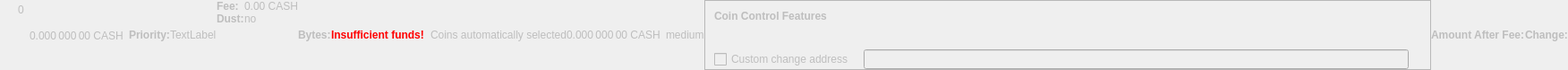
    <widget class="QWidget" name="dummyHideWidget" native="true">
     <property name="enabled">
      <bool>false</bool>
     </property>
     <property name="maximumSize">
      <size>
       <width>100</width>
       <height>22</height>
      </size>
     </property>
     <layout class="QHBoxLayout" name="dummyHideLayout">
      <property name="spacing">
       <number>0</number>
      </property>
      <property name="leftMargin">
       <number>0</number>
      </property>
      <property name="topMargin">
       <number>0</number>
      </property>
      <property name="rightMargin">
       <number>0</number>
      </property>
      <property name="bottomMargin">
       <number>0</number>
      </property>
      <item>
       <layout class="QFormLayout" name="formLayoutCoinControl1">
        <property name="horizontalSpacing">
         <number>10</number>
        </property>
        <property name="verticalSpacing">
         <number>14</number>
        </property>
        <property name="leftMargin">
         <number>10</number>
        </property>
        <property name="topMargin">
         <number>4</number>
        </property>
        <property name="rightMargin">
         <number>6</number>
        </property>
        <item row="0" column="1">
         <widget class="QLabel" name="labelCoinControlBytes">
          <property name="cursor">
           <cursorShape>IBeamCursor</cursorShape>
          </property>
          <property name="contextMenuPolicy">
           <enum>Qt::ActionsContextMenu</enum>
          </property>
          <property name="text">
           <string notr="true">0</string>
          </property>
          <property name="textInteractionFlags">
           <set>Qt::LinksAccessibleByMouse|Qt::TextSelectableByKeyboard|Qt::TextSelectableByMouse</set>
          </property>
         </widget>
        </item>
       </layout>
      </item>
      <item>
       <widget class="QLabel" name="labelCoinControlAfterFee">
        <property name="enabled">
         <bool>false</bool>
        </property>
        <property name="sizePolicy">
         <sizepolicy hsizetype="Fixed" vsizetype="Fixed">
          <horstretch>0</horstretch>
          <verstretch>0</verstretch>
         </sizepolicy>
        </property>
        <property name="minimumSize">
         <size>
          <width>111</width>
          <height>12</height>
         </size>
        </property>
        <property name="maximumSize">
         <size>
          <width>111</width>
          <height>12</height>
         </size>
        </property>
        <property name="cursor">
         <cursorShape>IBeamCursor</cursorShape>
        </property>
        <property name="contextMenuPolicy">
         <enum>Qt::ActionsContextMenu</enum>
        </property>
        <property name="text">
         <string notr="true">0.000 000 00 CASH</string>
        </property>
        <property name="textInteractionFlags">
         <set>Qt::LinksAccessibleByMouse|Qt::TextSelectableByKeyboard|Qt::TextSelectableByMouse</set>
        </property>
       </widget>
      </item>
      <item>
       <widget class="QLabel" name="labelCoinControlPriorityText">
        <property name="enabled">
         <bool>false</bool>
        </property>
        <property name="font">
         <font>
          <weight>75</weight>
          <bold>true</bold>
         </font>
        </property>
        <property name="text">
         <string>Priority:</string>
        </property>
       </widget>
      </item>
      <item>
       <layout class="QHBoxLayout" name="horizontalLayout">
        <item>
         <widget class="QLabel" name="WarningLabel">
          <property name="text">
           <string>TextLabel</string>
          </property>
         </widget>
        </item>
       </layout>
      </item>
      <item>
       <layout class="QFormLayout" name="formLayoutCoinControl3">
        <property name="horizontalSpacing">
         <number>0</number>
        </property>
        <property name="verticalSpacing">
         <number>0</number>
        </property>
        <property name="leftMargin">
         <number>0</number>
        </property>
        <property name="topMargin">
         <number>0</number>
        </property>
        <property name="rightMargin">
         <number>0</number>
        </property>
        <item row="0" column="0">
         <widget class="QLabel" name="labelCoinControlFeeText">
          <property name="enabled">
           <bool>false</bool>
          </property>
          <property name="font">
           <font>
            <weight>75</weight>
            <bold>true</bold>
           </font>
          </property>
          <property name="text">
           <string>Fee:</string>
          </property>
          <property name="margin">
           <number>0</number>
          </property>
         </widget>
        </item>
        <item row="0" column="1">
         <widget class="QLabel" name="labelCoinControlFee">
          <property name="enabled">
           <bool>false</bool>
          </property>
          <property name="cursor">
           <cursorShape>IBeamCursor</cursorShape>
          </property>
          <property name="contextMenuPolicy">
           <enum>Qt::ActionsContextMenu</enum>
          </property>
          <property name="text">
           <string notr="true">0.00 CASH</string>
          </property>
          <property name="textInteractionFlags">
           <set>Qt::LinksAccessibleByMouse|Qt::TextSelectableByKeyboard|Qt::TextSelectableByMouse</set>
          </property>
         </widget>
        </item>
        <item row="1" column="0">
         <widget class="QLabel" name="labelCoinControlLowOutputText">
          <property name="enabled">
           <bool>false</bool>
          </property>
          <property name="font">
           <font>
            <weight>75</weight>
            <bold>true</bold>
           </font>
          </property>
          <property name="text">
           <string>Dust:</string>
          </property>
         </widget>
        </item>
        <item row="1" column="1">
         <widget class="QLabel" name="labelCoinControlLowOutput">
          <property name="enabled">
           <bool>false</bool>
          </property>
          <property name="cursor">
           <cursorShape>IBeamCursor</cursorShape>
          </property>
          <property name="contextMenuPolicy">
           <enum>Qt::ActionsContextMenu</enum>
          </property>
          <property name="text">
           <string>no</string>
          </property>
          <property name="textInteractionFlags">
           <set>Qt::LinksAccessibleByMouse|Qt::TextSelectableByKeyboard|Qt::TextSelectableByMouse</set>
          </property>
         </widget>
        </item>
       </layout>
      </item>
      <item>
       <widget class="QLabel" name="labelCoinControlBytesText">
        <property name="enabled">
         <bool>false</bool>
        </property>
        <property name="font">
         <font>
          <weight>75</weight>
          <bold>true</bold>
         </font>
        </property>
        <property name="text">
         <string>Bytes:</string>
        </property>
       </widget>
      </item>
      <item>
       <layout class="QFormLayout" name="formLayoutCoinControl2">
        <property name="horizontalSpacing">
         <number>0</number>
        </property>
        <property name="verticalSpacing">
         <number>0</number>
        </property>
        <property name="leftMargin">
         <number>0</number>
        </property>
        <property name="topMargin">
         <number>0</number>
        </property>
        <property name="rightMargin">
         <number>0</number>
        </property>
       </layout>
      </item>
      <item>
       <layout class="QHBoxLayout" name="horizontalLayoutCoinControl2">
        <property name="spacing">
         <number>0</number>
        </property>
        <property name="bottomMargin">
         <number>0</number>
        </property>
       </layout>
      </item>
      <item>
       <widget class="QLabel" name="labelCoinControlInsuffFunds">
        <property name="enabled">
         <bool>false</bool>
        </property>
        <property name="minimumSize">
         <size>
          <width>0</width>
          <height>0</height>
         </size>
        </property>
        <property name="font">
         <font>
          <weight>75</weight>
          <bold>true</bold>
         </font>
        </property>
        <property name="styleSheet">
         <string notr="true">color:red;font-weight:bold;</string>
        </property>
        <property name="text">
         <string>Insufficient funds!</string>
        </property>
        <property name="margin">
         <number>5</number>
        </property>
       </widget>
      </item>
      <item>
       <layout class="QFormLayout" name="formLayoutCoinControl4">
        <property name="horizontalSpacing">
         <number>0</number>
        </property>
        <property name="verticalSpacing">
         <number>0</number>
        </property>
        <property name="leftMargin">
         <number>0</number>
        </property>
        <property name="topMargin">
         <number>0</number>
        </property>
        <property name="rightMargin">
         <number>0</number>
        </property>
       </layout>
      </item>
      <item>
       <widget class="QLabel" name="labelCoinControlChangeLabel">
        <property name="enabled">
         <bool>false</bool>
        </property>
        <property name="sizePolicy">
         <sizepolicy hsizetype="Preferred" vsizetype="Expanding">
          <horstretch>0</horstretch>
          <verstretch>0</verstretch>
         </sizepolicy>
        </property>
        <property name="minimumSize">
         <size>
          <width>0</width>
          <height>0</height>
         </size>
        </property>
        <property name="text">
         <string/>
        </property>
        <property name="margin">
         <number>3</number>
        </property>
       </widget>
      </item>
      <item>
       <widget class="QLabel" name="labelCoinControlAutomaticallySelected">
        <property name="enabled">
         <bool>false</bool>
        </property>
        <property name="sizePolicy">
         <sizepolicy hsizetype="Fixed" vsizetype="Fixed">
          <horstretch>0</horstretch>
          <verstretch>0</verstretch>
         </sizepolicy>
        </property>
        <property name="minimumSize">
         <size>
          <width>0</width>
          <height>0</height>
         </size>
        </property>
        <property name="maximumSize">
         <size>
          <width>240</width>
          <height>16777215</height>
         </size>
        </property>
        <property name="text">
         <string>Coins automatically selected</string>
        </property>
        <property name="margin">
         <number>5</number>
        </property>
       </widget>
      </item>
      <item>
       <widget class="QLabel" name="labelCoinControlChange">
        <property name="enabled">
         <bool>false</bool>
        </property>
        <property name="sizePolicy">
         <sizepolicy hsizetype="Fixed" vsizetype="Fixed">
          <horstretch>0</horstretch>
          <verstretch>0</verstretch>
         </sizepolicy>
        </property>
        <property name="minimumSize">
         <size>
          <width>111</width>
          <height>0</height>
         </size>
        </property>
        <property name="maximumSize">
         <size>
          <width>111</width>
          <height>16777215</height>
         </size>
        </property>
        <property name="cursor">
         <cursorShape>IBeamCursor</cursorShape>
        </property>
        <property name="contextMenuPolicy">
         <enum>Qt::ActionsContextMenu</enum>
        </property>
        <property name="text">
         <string notr="true">0.000 000 00 CASH</string>
        </property>
        <property name="textInteractionFlags">
         <set>Qt::LinksAccessibleByMouse|Qt::TextSelectableByKeyboard|Qt::TextSelectableByMouse</set>
        </property>
       </widget>
      </item>
      <item>
       <widget class="QLabel" name="labelCoinControlPriority">
        <property name="enabled">
         <bool>false</bool>
        </property>
        <property name="cursor">
         <cursorShape>IBeamCursor</cursorShape>
        </property>
        <property name="contextMenuPolicy">
         <enum>Qt::ActionsContextMenu</enum>
        </property>
        <property name="text">
         <string>medium</string>
        </property>
        <property name="textInteractionFlags">
         <set>Qt::LinksAccessibleByMouse|Qt::TextSelectableByKeyboard|Qt::TextSelectableByMouse</set>
        </property>
       </widget>
      </item>
      <item>
       <widget class="QFrame" name="frameCoinControl">
        <property name="sizePolicy">
         <sizepolicy hsizetype="Expanding" vsizetype="Expanding">
          <horstretch>0</horstretch>
          <verstretch>0</verstretch>
         </sizepolicy>
        </property>
        <property name="maximumSize">
         <size>
          <width>16777215</width>
          <height>16777215</height>
         </size>
        </property>
        <property name="frameShape">
         <enum>QFrame::StyledPanel</enum>
        </property>
        <property name="frameShadow">
         <enum>QFrame::Sunken</enum>
        </property>
        <layout class="QVBoxLayout" name="verticalLayoutCoinControl2_2">
         <property name="spacing">
          <number>0</number>
         </property>
         <property name="leftMargin">
          <number>0</number>
         </property>
         <property name="topMargin">
          <number>0</number>
         </property>
         <property name="rightMargin">
          <number>0</number>
         </property>
         <property name="bottomMargin">
          <number>0</number>
         </property>
         <item>
          <layout class="QVBoxLayout" name="verticalLayoutCoinControl" stretch="0,0,0,1">
           <property name="spacing">
            <number>0</number>
           </property>
           <property name="leftMargin">
            <number>10</number>
           </property>
           <property name="topMargin">
            <number>10</number>
           </property>
           <item>
            <layout class="QHBoxLayout" name="horizontalLayoutCoinControl1">
             <property name="bottomMargin">
              <number>15</number>
             </property>
             <item>
              <widget class="QLabel" name="labelCoinControlFeatures">
               <property name="enabled">
                <bool>false</bool>
               </property>
               <property name="sizePolicy">
                <sizepolicy hsizetype="Preferred" vsizetype="Maximum">
                 <horstretch>0</horstretch>
                 <verstretch>0</verstretch>
                </sizepolicy>
               </property>
               <property name="font">
                <font>
                 <weight>75</weight>
                 <bold>true</bold>
                </font>
               </property>
               <property name="styleSheet">
                <string notr="true">font-weight:bold;</string>
               </property>
               <property name="text">
                <string>Coin Control Features</string>
               </property>
              </widget>
             </item>
            </layout>
           </item>
           <item>
            <widget class="QWidget" name="widgetCoinControl" native="true">
             <property name="sizePolicy">
              <sizepolicy hsizetype="Preferred" vsizetype="Preferred">
               <horstretch>0</horstretch>
               <verstretch>0</verstretch>
              </sizepolicy>
             </property>
             <property name="minimumSize">
              <size>
               <width>0</width>
               <height>0</height>
              </size>
             </property>
             <property name="styleSheet">
              <string notr="true"/>
             </property>
             <layout class="QHBoxLayout" name="horizontalLayoutCoinControl5_2">
              <property name="leftMargin">
               <number>0</number>
              </property>
              <property name="topMargin">
               <number>0</number>
              </property>
              <property name="rightMargin">
               <number>0</number>
              </property>
              <property name="bottomMargin">
               <number>0</number>
              </property>
              <item>
               <layout class="QHBoxLayout" name="horizontalLayoutCoinControl3">
                <property name="spacing">
                 <number>20</number>
                </property>
                <property name="topMargin">
                 <number>0</number>
                </property>
                <property name="bottomMargin">
                 <number>10</number>
                </property>
               </layout>
              </item>
             </layout>
            </widget>
           </item>
           <item>
            <layout class="QHBoxLayout" name="horizontalLayoutCoinControl4" stretch="0,0,0">
             <property name="spacing">
              <number>12</number>
             </property>
             <property name="sizeConstraint">
              <enum>QLayout::SetDefaultConstraint</enum>
             </property>
             <property name="topMargin">
              <number>5</number>
             </property>
             <property name="rightMargin">
              <number>5</number>
             </property>
             <item>
              <widget class="QCheckBox" name="checkBoxCoinControlChange">
               <property name="enabled">
                <bool>false</bool>
               </property>
               <property name="toolTip">
                <string>If this is activated, but the change address is empty or invalid, change will be sent to a newly generated address.</string>
               </property>
               <property name="text">
                <string>Custom change address</string>
               </property>
              </widget>
             </item>
             <item>
              <widget class="QValidatedLineEdit" name="lineEditCoinControlChange">
               <property name="enabled">
                <bool>false</bool>
               </property>
               <property name="sizePolicy">
                <sizepolicy hsizetype="Expanding" vsizetype="Fixed">
                 <horstretch>0</horstretch>
                 <verstretch>0</verstretch>
                </sizepolicy>
               </property>
              </widget>
             </item>
             <item>
              <widget class="QLabel" name="labelCoinControlChangeLabel_2">
               <property name="sizePolicy">
                <sizepolicy hsizetype="Preferred" vsizetype="Expanding">
                 <horstretch>0</horstretch>
                 <verstretch>0</verstretch>
                </sizepolicy>
               </property>
               <property name="minimumSize">
                <size>
                 <width>0</width>
                 <height>0</height>
                </size>
               </property>
               <property name="text">
                <string/>
               </property>
               <property name="margin">
                <number>3</number>
               </property>
              </widget>
             </item>
            </layout>
           </item>
           <item>
            <spacer name="verticalSpacerCoinControl">
             <property name="orientation">
              <enum>Qt::Vertical</enum>
             </property>
             <property name="sizeHint" stdset="0">
              <size>
               <width>800</width>
               <height>1</height>
              </size>
             </property>
            </spacer>
           </item>
          </layout>
         </item>
        </layout>
       </widget>
      </item>
      <item>
       <widget class="QLabel" name="labelCoinControlAfterFeeText">
        <property name="enabled">
         <bool>false</bool>
        </property>
        <property name="minimumSize">
         <size>
          <width>0</width>
          <height>0</height>
         </size>
        </property>
        <property name="maximumSize">
         <size>
          <width>16777215</width>
          <height>16777215</height>
         </size>
        </property>
        <property name="font">
         <font>
          <weight>75</weight>
          <bold>true</bold>
         </font>
        </property>
        <property name="text">
         <string>Amount After Fee:</string>
        </property>
        <property name="alignment">
         <set>Qt::AlignLeading|Qt::AlignLeft|Qt::AlignVCenter</set>
        </property>
        <property name="margin">
         <number>0</number>
        </property>
       </widget>
      </item>
      <item>
       <widget class="QLabel" name="labelCoinControlChangeText">
        <property name="enabled">
         <bool>false</bool>
        </property>
        <property name="sizePolicy">
         <sizepolicy hsizetype="Preferred" vsizetype="Preferred">
          <horstretch>0</horstretch>
          <verstretch>0</verstretch>
         </sizepolicy>
        </property>
        <property name="minimumSize">
         <size>
          <width>0</width>
          <height>0</height>
         </size>
        </property>
        <property name="maximumSize">
         <size>
          <width>16777215</width>
          <height>16777215</height>
         </size>
        </property>
        <property name="font">
         <font>
          <weight>75</weight>
          <bold>true</bold>
         </font>
        </property>
        <property name="text">
         <string>Change:</string>
        </property>
        <property name="alignment">
         <set>Qt::AlignLeading|Qt::AlignLeft|Qt::AlignVCenter</set>
        </property>
       </widget>
      </item>
     </layout>
    </widget>
